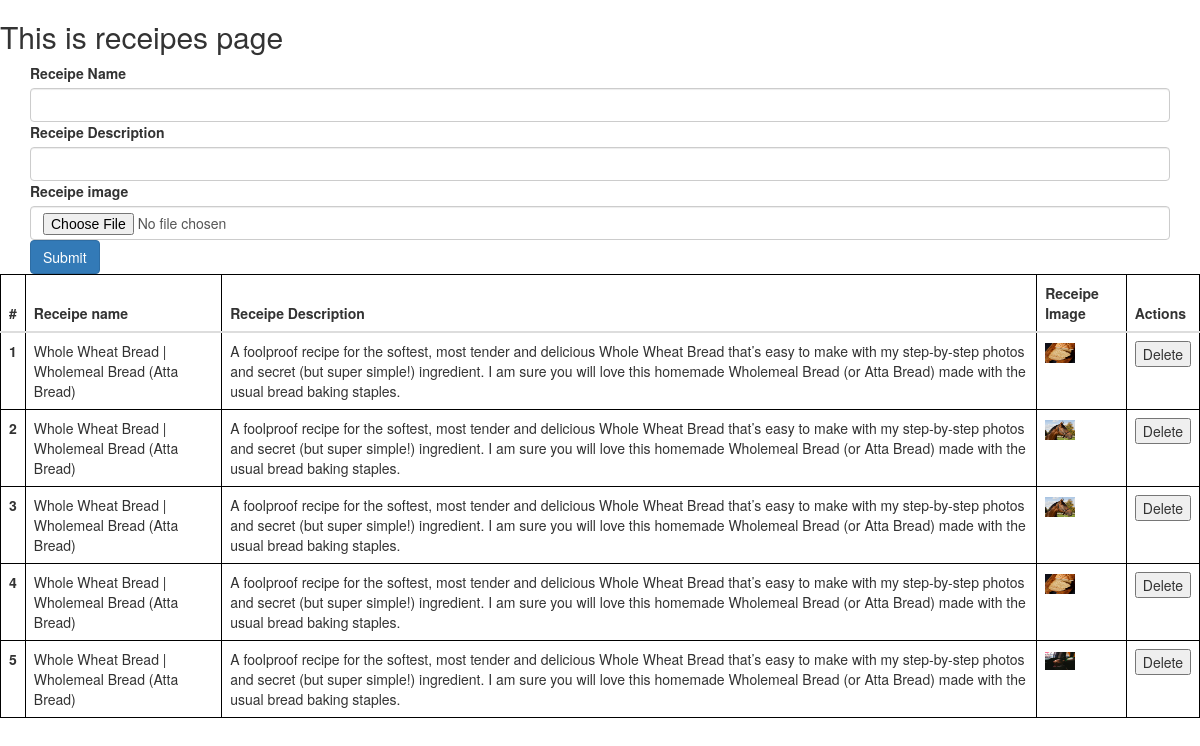
Before: /receipes with the older database file.
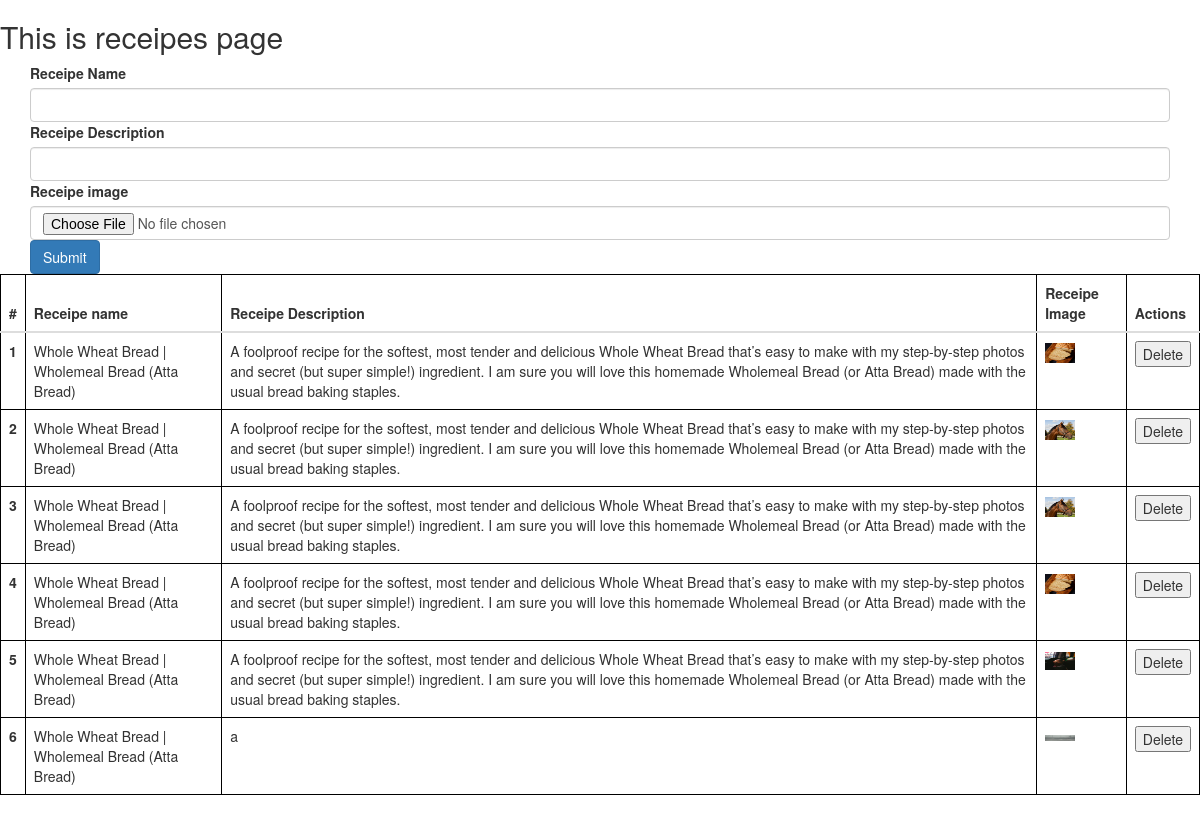
After: the same page with the newer database file.
### vege/models.py (models this page shows)
class Receipe(models.Model):
    receipe_name=models.CharField(max_length=100)
    receipe_description=models.TextField()
    receipe_image=models.ImageField(upload_to="receipe")

### vege/views.py (the view, shortened to what this page needs)
# urls.py: path('receipes',receipes,name='receipes'),
def receipes(request):
    queryset=Receipe.objects.all()
    context={'receipe':queryset} # context is key value pair
    return render(request,"receipes.html",context)

### vege/templates/receipes.html (shortened to what this page needs)
{% extends "base.html"%}
{%block start%}
<h2>This is receipes page</h2>
<form class="container mt-5" method="POST" enctype="multipart/form-data">
    <div class="col-6 mx-auto card p-3 shadow-lg">
      <label for="receipename"  class="form-label">Receipe Name</label>
      <input type="text" class="form-control" name="receipe_name" required>
    </div>
    <div class="mb-3">
      <label for="receipedesc" class="form-label" >Receipe Description</label>
      <input type="textarea" class="form-control" name="receipe_description" required>
    </div>
    <div class="mb-3">
        <label for="receipeimage" class="form-label" >Receipe image</label>
        <input type="file" class="form-control" name="receipe_image">
      </div>
    <button type="submit" class="btn btn-primary">Submit</button>
  </form>
<table class="table">
  <thead>
    <tr>
      <th scope="col">#</th>
      <th scope="col">Receipe name</th>
      <th scope="col">Receipe Description</th>
      <th scope="col">Receipe Image</th>
      <th scope="col">Actions</th>
    </tr>
  </thead>
  <tbody>
    {% for rec in receipe%}
    <tr>
      <th scope="row">{{forloop.counter}}</th>
      <td>{{rec.receipe_name}}</td>
      <td>{{rec.receipe_description}}</td>
      <td>
        <img src="media/{{rec.receipe_image}}" alt="{{rec.receipe_name}}" height="20px" width="30px">
      </td>
      <td>
        <button>Delete</button>
      </td>
    </tr>
    {%endfor%}
  </tbody>
</table>
 {%endblock%}

### home/templates/base.html (shortened to what this page needs)
<!DOCTYPE html>
<html lang="en">
<head>
    <link rel="stylesheet" href="https://cdn.jsdelivr.net/npm/bootstrap@3.3.7/dist/css/bootstrap.min.css">
</head>
<body>
    {%block start%}
    {%endblock%}
</body>
</html>

### home/templates/base.html (style rules this page uses)
table, th, td { border: 1px solid black; border-radius: 10px; }

Changed rows visible on the page:
added Receipe: receipe_name "Whole Wheat Bread | Wholemeal Bread (Atta Bread)", receipe_description "a", receipe_image (picture)
